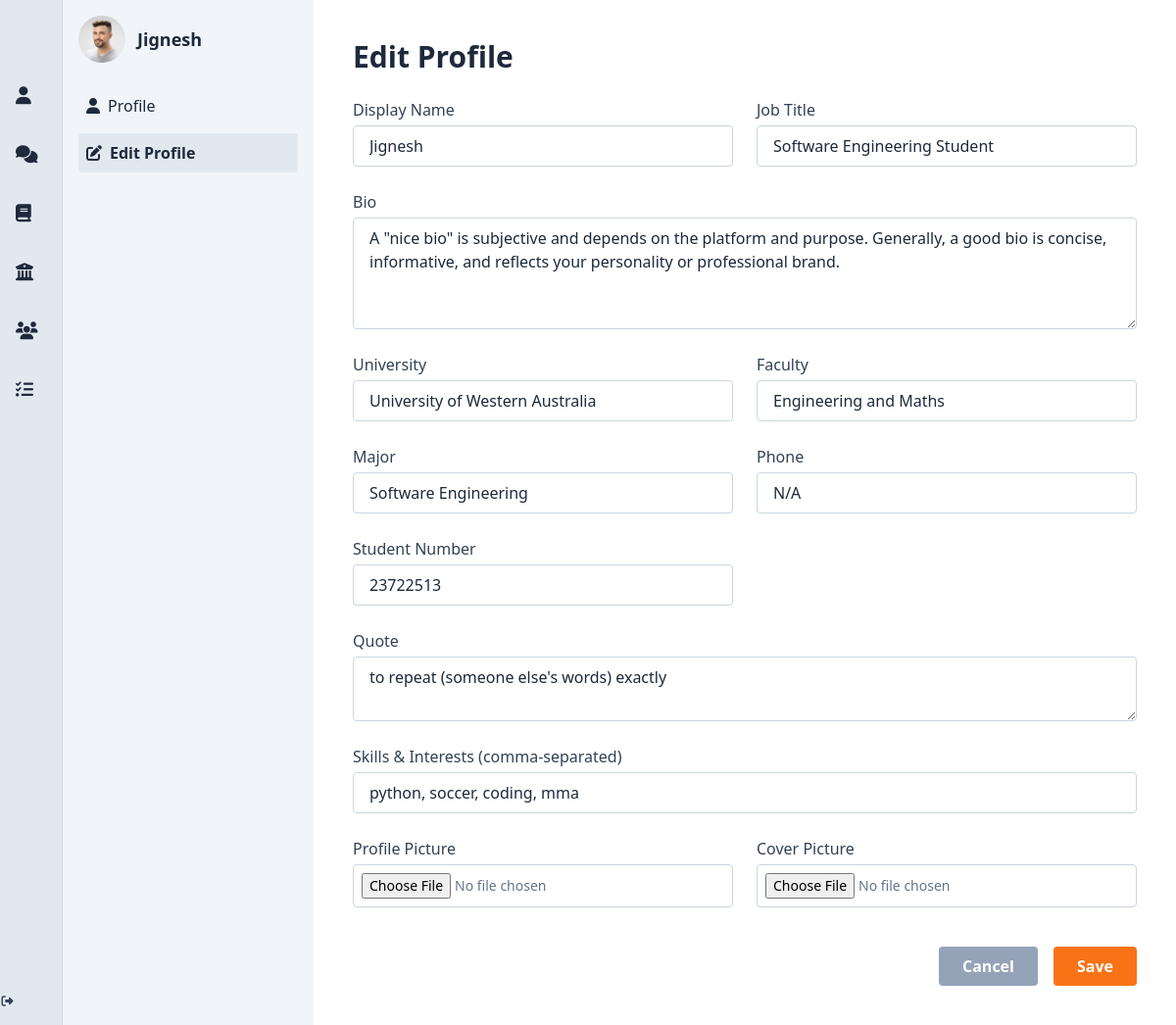
The app's page /edit-profile (signed in) with its own data.
### app/models.py (models this page shows, shortened)
class User(db.Model, UserMixin):
    __tablename__ = 'users'
    id = db.Column(db.Integer, primary_key=True)
    display_name = db.Column(db.String(100))
    student_number = db.Column(db.String(50), nullable=False)
    email = db.Column(db.String(120), unique=True, nullable=False)
    password_hash = db.Column(db.String(128), nullable=False)
    bio = db.Column(db.Text)
    job_title = db.Column(db.String(100))
    phone = db.Column(db.String(20))
    university = db.Column(db.String(100))
    faculty = db.Column(db.String(100))
    major = db.Column(db.String(100))
    quote = db.Column(db.Text)
    skills = db.Column(db.Text)
    profile_picture = db.Column(db.String(255))
    cover_picture = db.Column(db.String(255))
    created_at = db.Column(db.DateTime, default=db.func.now())
    committees = db.relationship('Committee', secondary=user_committees, backref='members', lazy='dynamic')
    posts = db.relationship('Post', backref='author', cascade='all, delete-orphan', passive_deletes=True, lazy='dynamic')
    comments = db.relationship('Comment', backref='author', cascade='all, delete-orphan', passive_deletes=True, lazy='dynamic')
    liked_posts = db.relationship('Post', secondary=post_likes, backref=db.backref('likers', lazy='dynamic'))
    followers = db.relationship(
        'User', secondary=user_followers,
        primaryjoin=(user_followers.c.followed_id == id),
        secondaryjoin=(user_followers.c.follower_id == id),
        backref=db.backref('following', lazy='dynamic'),
        lazy='dynamic'
    )
    @property
    def skills_list(self):
        return [skill.strip() for skill in self.skills.split(',')] if self.skills else []

### app/routes.py (the view)
@bp.route('/edit-profile', methods=['GET'])
@login_required
def edit_profile():
    return render_template('editprofile.html', user=current_user)

### app/templates/editprofile.html
{% extends "base.html" %}
{% block content %}
<div class="flex min-h-screen">
  <aside class="w-64 bg-slate-100 text-slate-800 flex flex-col p-4">
    <div class="flex items-center mb-6">
      <img src="{{ user.profile_picture or 'https://randomuser.me/api/portraits/men/44.jpg' }}"
           alt="Profile picture"
           class="w-12 h-12 rounded-full object-cover">
      <h2 class="text-lg font-bold ml-3">{{ user.display_name }}</h2>
    </div>
    <nav class="flex flex-col space-y-2">
      <a href="{{ url_for('routes.profile_landing_page') }}"
         class="flex items-center gap-2 p-2 rounded hover:bg-slate-200 transition">
        <i class="fas fa-user"></i> Profile
      </a>
      <a href="#"
         class="flex items-center gap-2 p-2 bg-slate-200 rounded font-semibold">
        <i class="fas fa-edit"></i> Edit Profile
      </a>
    </nav>
  </aside>
  <main class="flex-1 p-10 bg-white">
    <h1 class="text-3xl font-bold mb-6">Edit Profile</h1>
    <form action="{{ url_for('routes.update_profile') }}" method="POST" enctype="multipart/form-data"
          class="grid grid-cols-1 md:grid-cols-2 gap-6">
      <div class="flex flex-col">
        <label class="text-slate-700 font-medium mb-1">Display Name</label>
        <input type="text" name="display_name" value="{{ user.display_name }}"
               class="border border-slate-300 rounded px-4 py-2 focus:outline-none focus:ring focus:border-orange-400" required>
      </div>
      <div class="flex flex-col">
        <label class="text-slate-700 font-medium mb-1">Job Title</label>
        <input type="text" name="job_title" value="{{ user.job_title }}"
               class="border border-slate-300 rounded px-4 py-2 focus:outline-none focus:ring focus:border-orange-400">
      </div>
      <div class="md:col-span-2 flex flex-col">
        <label class="text-slate-700 font-medium mb-1">Bio</label>
        <textarea name="bio" rows="4"
                  class="border border-slate-300 rounded px-4 py-2 focus:outline-none focus:ring focus:border-orange-400">{{ user.bio }}</textarea>
      </div>
      <div class="flex flex-col">
        <label class="text-slate-700 font-medium mb-1">University</label>
        <input type="text" name="university" value="{{ user.university }}"
               class="border border-slate-300 rounded px-4 py-2 focus:outline-none focus:ring focus:border-orange-400">
      </div>
      <div class="flex flex-col">
        <label class="text-slate-700 font-medium mb-1">Faculty</label>
        <input type="text" name="faculty" value="{{ user.faculty }}"
               class="border border-slate-300 rounded px-4 py-2 focus:outline-none focus:ring focus:border-orange-400">
      </div>
      <div class="flex flex-col">
        <label class="text-slate-700 font-medium mb-1">Major</label>
        <input type="text" name="major" value="{{ user.major }}"
               class="border border-slate-300 rounded px-4 py-2 focus:outline-none focus:ring focus:border-orange-400">
      </div>
      <div class="flex flex-col">
        <label class="text-slate-700 font-medium mb-1">Phone</label>
        <input type="text" name="phone" value="{{ user.phone }}"
               class="border border-slate-300 rounded px-4 py-2 focus:outline-none focus:ring focus:border-orange-400">
      </div>
      <div class="flex flex-col">
        <label class="text-slate-700 font-medium mb-1">Student Number</label>
        <input type="text" name="student_number" value="{{ user.student_number }}"
               class="border border-slate-300 rounded px-4 py-2 focus:outline-none focus:ring focus:border-orange-400">
      </div>
      <div class="md:col-span-2 flex flex-col">
        <label class="text-slate-700 font-medium mb-1">Quote</label>
        <textarea name="quote" rows="2"
                  class="border border-slate-300 rounded px-4 py-2 focus:outline-none focus:ring focus:border-orange-400">{{ user.quote }}</textarea>
      </div>
      <div class="md:col-span-2 flex flex-col">
        <label class="text-slate-700 font-medium mb-1">Skills & Interests (comma-separated)</label>
        <input type="text" name="skills" value="{{ user.skills }}"
               placeholder="e.g. Python, Photography, UI/UX"
               class="border border-slate-300 rounded px-4 py-2 focus:outline-none focus:ring focus:border-orange-400">
      </div>
      <div class="flex flex-col">
        <label class="text-slate-700 font-medium mb-1">Profile Picture</label>
        <input type="file" name="profile_picture" accept="image/*"
               class="text-sm text-slate-500 border border-slate-300 rounded p-2 focus:outline-none focus:ring focus:border-orange-400">
      </div>
      <div class="flex flex-col">
        <label class="text-slate-700 font-medium mb-1">Cover Picture</label>
        <input type="file" name="cover_picture" accept="image/*"
               class="text-sm text-slate-500 border border-slate-300 rounded p-2 focus:outline-none focus:ring focus:border-orange-400">
      </div>
      <div class="md:col-span-2 flex justify-end gap-4 mt-4">
        <a href="{{ url_for('routes.profile_landing_page') }}"
           class="bg-slate-400 hover:bg-slate-500 text-white font-semibold px-6 py-2 rounded transition">Cancel</a>
        <button type="submit"
                class="bg-orange-500 hover:bg-orange-600 text-white font-semibold px-6 py-2 rounded transition">Save</button>
      </div>
    </form>
  </main>
</div>
{% endblock %}

### records on screen
User: profile_picture (picture), display_name "Jignesh", job_title "Software Engineering Student", bio "A \"nice bio\" is subjective and depends on the platform and purpose. Generally, a good bio is concise, informative, and reflects your personality or professional brand.", university "University of Western Australia", faculty "Engineering and Maths", major "Software Engineering", phone "N/A", student_number "23722513", quote "to repeat (someone else's words) exactly", skills "python, soccer, coding, mma"
